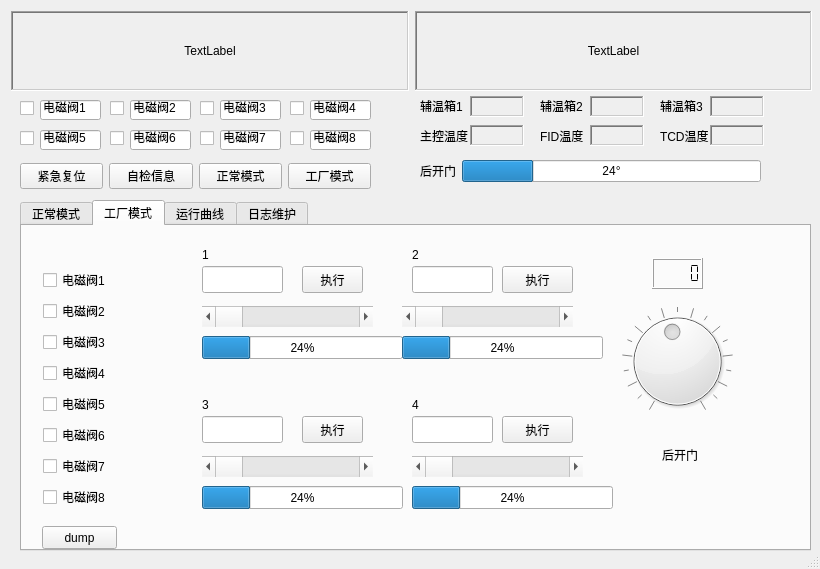
<?xml version="1.0" encoding="UTF-8"?>
<ui version="4.0">
 <class>Dialog</class>
 <widget class="QDialog" name="Dialog">
  <property name="geometry">
   <rect>
    <x>0</x>
    <y>0</y>
    <width>820</width>
    <height>569</height>
   </rect>
  </property>
  <property name="windowTitle">
   <string>色谱</string>
  </property>
  <property name="sizeGripEnabled">
   <bool>true</bool>
  </property>
  <property name="modal">
   <bool>true</bool>
  </property>
  <widget class="QTabWidget" name="tabWidget">
   <property name="geometry">
    <rect>
     <x>20</x>
     <y>200</y>
     <width>791</width>
     <height>351</height>
    </rect>
   </property>
   <property name="tabShape">
    <enum>QTabWidget::Rounded</enum>
   </property>
   <property name="currentIndex">
    <number>1</number>
   </property>
   <property name="elideMode">
    <enum>Qt::ElideNone</enum>
   </property>
   <widget class="QWidget" name="tab_auto">
    <attribute name="title">
     <string>正常模式</string>
    </attribute>
    <widget class="QWidget" name="verticalLayoutWidget">
     <property name="geometry">
      <rect>
       <x>20</x>
       <y>20</y>
       <width>731</width>
       <height>290</height>
      </rect>
     </property>
     <layout class="QVBoxLayout" name="verticalLayout_2">
      <item>
       <layout class="QHBoxLayout" name="horizontalLayout_3">
        <item>
         <widget class="QPushButton" name="pb_solution_setting">
          <property name="text">
           <string>方法配置...</string>
          </property>
         </widget>
        </item>
        <item>
         <widget class="QTextEdit" name="textEdit"/>
        </item>
       </layout>
      </item>
      <item>
       <layout class="QHBoxLayout" name="horizontalLayout_4">
        <item>
         <widget class="QPushButton" name="pb_send">
          <property name="text">
           <string>方法传送   </string>
          </property>
         </widget>
        </item>
        <item>
         <widget class="QTextEdit" name="textEdit_2"/>
        </item>
       </layout>
      </item>
      <item>
       <layout class="QHBoxLayout" name="horizontalLayout_5">
        <item>
         <widget class="QPushButton" name="pb_run">
          <property name="text">
           <string>运行</string>
          </property>
         </widget>
        </item>
        <item>
         <widget class="QTextEdit" name="textEdit_3"/>
        </item>
       </layout>
      </item>
      <item>
       <widget class="QPushButton" name="pb_stop">
        <property name="text">
         <string>停止</string>
        </property>
       </widget>
      </item>
     </layout>
    </widget>
   </widget>
   <widget class="QWidget" name="tab_factory">
    <attribute name="title">
     <string>工厂模式</string>
    </attribute>
    <widget class="QLineEdit" name="lineEdit_3">
     <property name="geometry">
      <rect>
       <x>180</x>
       <y>190</y>
       <width>81</width>
       <height>27</height>
      </rect>
     </property>
    </widget>
    <widget class="QScrollBar" name="horizontalScrollBar_3">
     <property name="geometry">
      <rect>
       <x>180</x>
       <y>230</y>
       <width>171</width>
       <height>21</height>
      </rect>
     </property>
     <property name="orientation">
      <enum>Qt::Horizontal</enum>
     </property>
    </widget>
    <widget class="QLineEdit" name="lineEdit_2">
     <property name="geometry">
      <rect>
       <x>390</x>
       <y>40</y>
       <width>81</width>
       <height>27</height>
      </rect>
     </property>
    </widget>
    <widget class="QScrollBar" name="horizontalScrollBar_2">
     <property name="geometry">
      <rect>
       <x>380</x>
       <y>80</y>
       <width>171</width>
       <height>21</height>
      </rect>
     </property>
     <property name="orientation">
      <enum>Qt::Horizontal</enum>
     </property>
    </widget>
    <widget class="QLineEdit" name="lineEdit_4">
     <property name="geometry">
      <rect>
       <x>390</x>
       <y>190</y>
       <width>81</width>
       <height>27</height>
      </rect>
     </property>
    </widget>
    <widget class="QScrollBar" name="horizontalScrollBar_4">
     <property name="geometry">
      <rect>
       <x>390</x>
       <y>230</y>
       <width>171</width>
       <height>21</height>
      </rect>
     </property>
     <property name="maximumSize">
      <size>
       <width>171</width>
       <height>16777215</height>
      </size>
     </property>
     <property name="orientation">
      <enum>Qt::Horizontal</enum>
     </property>
    </widget>
    <widget class="QPushButton" name="pb_action_2">
     <property name="geometry">
      <rect>
       <x>480</x>
       <y>40</y>
       <width>71</width>
       <height>27</height>
      </rect>
     </property>
     <property name="text">
      <string>执行</string>
     </property>
    </widget>
    <widget class="QPushButton" name="pb_action_4">
     <property name="geometry">
      <rect>
       <x>480</x>
       <y>190</y>
       <width>71</width>
       <height>27</height>
      </rect>
     </property>
     <property name="text">
      <string>执行</string>
     </property>
    </widget>
    <widget class="QPushButton" name="pb_action_3">
     <property name="geometry">
      <rect>
       <x>280</x>
       <y>190</y>
       <width>61</width>
       <height>27</height>
      </rect>
     </property>
     <property name="text">
      <string>执行</string>
     </property>
    </widget>
    <widget class="QProgressBar" name="progressBar_1">
     <property name="geometry">
      <rect>
       <x>180</x>
       <y>110</y>
       <width>201</width>
       <height>23</height>
      </rect>
     </property>
     <property name="value">
      <number>24</number>
     </property>
     <property name="format">
      <string>%p%</string>
     </property>
    </widget>
    <widget class="QProgressBar" name="progressBar_3">
     <property name="geometry">
      <rect>
       <x>180</x>
       <y>260</y>
       <width>201</width>
       <height>23</height>
      </rect>
     </property>
     <property name="value">
      <number>24</number>
     </property>
    </widget>
    <widget class="QProgressBar" name="progressBar_2">
     <property name="geometry">
      <rect>
       <x>380</x>
       <y>110</y>
       <width>201</width>
       <height>23</height>
      </rect>
     </property>
     <property name="value">
      <number>24</number>
     </property>
     <property name="format">
      <string>%p%</string>
     </property>
    </widget>
    <widget class="QLineEdit" name="lineEdit_1">
     <property name="geometry">
      <rect>
       <x>180</x>
       <y>40</y>
       <width>81</width>
       <height>27</height>
      </rect>
     </property>
    </widget>
    <widget class="QPushButton" name="pb_action_1">
     <property name="geometry">
      <rect>
       <x>280</x>
       <y>40</y>
       <width>61</width>
       <height>27</height>
      </rect>
     </property>
     <property name="text">
      <string>执行</string>
     </property>
    </widget>
    <widget class="QWidget" name="layoutWidget">
     <property name="geometry">
      <rect>
       <x>21</x>
       <y>41</y>
       <width>86</width>
       <height>244</height>
      </rect>
     </property>
     <layout class="QVBoxLayout" name="verticalLayout">
      <item>
       <widget class="QCheckBox" name="sw_1">
        <property name="text">
         <string>电磁阀1</string>
        </property>
       </widget>
      </item>
      <item>
       <widget class="QCheckBox" name="sw_2">
        <property name="text">
         <string>电磁阀2</string>
        </property>
       </widget>
      </item>
      <item>
       <widget class="QCheckBox" name="sw_3">
        <property name="text">
         <string>电磁阀3</string>
        </property>
       </widget>
      </item>
      <item>
       <widget class="QCheckBox" name="sw_4">
        <property name="text">
         <string>电磁阀4</string>
        </property>
       </widget>
      </item>
      <item>
       <widget class="QCheckBox" name="sw_5">
        <property name="text">
         <string>电磁阀5</string>
        </property>
       </widget>
      </item>
      <item>
       <widget class="QCheckBox" name="sw_6">
        <property name="text">
         <string>电磁阀6</string>
        </property>
       </widget>
      </item>
      <item>
       <widget class="QCheckBox" name="sw_7">
        <property name="text">
         <string>电磁阀7</string>
        </property>
       </widget>
      </item>
      <item>
       <widget class="QCheckBox" name="sw_8">
        <property name="text">
         <string>电磁阀8</string>
        </property>
       </widget>
      </item>
     </layout>
    </widget>
    <widget class="QScrollBar" name="horizontalScrollBar_1">
     <property name="geometry">
      <rect>
       <x>180</x>
       <y>80</y>
       <width>171</width>
       <height>21</height>
      </rect>
     </property>
     <property name="orientation">
      <enum>Qt::Horizontal</enum>
     </property>
    </widget>
    <widget class="QDial" name="dial_pad">
     <property name="geometry">
      <rect>
       <x>600</x>
       <y>70</y>
       <width>111</width>
       <height>131</height>
      </rect>
     </property>
     <property name="font">
      <font>
       <weight>75</weight>
       <bold>true</bold>
      </font>
     </property>
     <property name="mouseTracking">
      <bool>true</bool>
     </property>
     <property name="focusPolicy">
      <enum>Qt::WheelFocus</enum>
     </property>
     <property name="contextMenuPolicy">
      <enum>Qt::DefaultContextMenu</enum>
     </property>
     <property name="autoFillBackground">
      <bool>false</bool>
     </property>
     <property name="maximum">
      <number>90</number>
     </property>
     <property name="singleStep">
      <number>5</number>
     </property>
     <property name="sliderPosition">
      <number>42</number>
     </property>
     <property name="tracking">
      <bool>true</bool>
     </property>
     <property name="orientation">
      <enum>Qt::Vertical</enum>
     </property>
     <property name="invertedAppearance">
      <bool>false</bool>
     </property>
     <property name="invertedControls">
      <bool>false</bool>
     </property>
     <property name="wrapping">
      <bool>false</bool>
     </property>
     <property name="notchTarget">
      <double>9.699999999999999</double>
     </property>
     <property name="notchesVisible">
      <bool>true</bool>
     </property>
    </widget>
    <widget class="QLabel" name="label">
     <property name="geometry">
      <rect>
       <x>640</x>
       <y>220</y>
       <width>66</width>
       <height>17</height>
      </rect>
     </property>
     <property name="text">
      <string>后开门</string>
     </property>
    </widget>
    <widget class="QLabel" name="label_5">
     <property name="geometry">
      <rect>
       <x>180</x>
       <y>20</y>
       <width>66</width>
       <height>17</height>
      </rect>
     </property>
     <property name="text">
      <string>1</string>
     </property>
    </widget>
    <widget class="QLabel" name="label_6">
     <property name="geometry">
      <rect>
       <x>390</x>
       <y>20</y>
       <width>66</width>
       <height>17</height>
      </rect>
     </property>
     <property name="text">
      <string>2</string>
     </property>
    </widget>
    <widget class="QLabel" name="label_7">
     <property name="geometry">
      <rect>
       <x>180</x>
       <y>170</y>
       <width>66</width>
       <height>17</height>
      </rect>
     </property>
     <property name="text">
      <string>3</string>
     </property>
    </widget>
    <widget class="QLabel" name="label_8">
     <property name="geometry">
      <rect>
       <x>390</x>
       <y>170</y>
       <width>66</width>
       <height>17</height>
      </rect>
     </property>
     <property name="text">
      <string>4</string>
     </property>
    </widget>
    <widget class="QLCDNumber" name="lcdNumber">
     <property name="geometry">
      <rect>
       <x>630</x>
       <y>32</y>
       <width>51</width>
       <height>31</height>
      </rect>
     </property>
     <property name="frameShape">
      <enum>QFrame::Box</enum>
     </property>
     <property name="lineWidth">
      <number>1</number>
     </property>
     <property name="segmentStyle">
      <enum>QLCDNumber::Flat</enum>
     </property>
    </widget>
    <widget class="QProgressBar" name="progressBar_4">
     <property name="geometry">
      <rect>
       <x>390</x>
       <y>260</y>
       <width>201</width>
       <height>23</height>
      </rect>
     </property>
     <property name="value">
      <number>24</number>
     </property>
    </widget>
    <widget class="QPushButton" name="pb_dump">
     <property name="geometry">
      <rect>
       <x>20</x>
       <y>300</y>
       <width>75</width>
       <height>23</height>
      </rect>
     </property>
     <property name="text">
      <string>dump</string>
     </property>
    </widget>
   </widget>
   <widget class="QWidget" name="tab_3">
    <attribute name="title">
     <string>运行曲线</string>
    </attribute>
   </widget>
   <widget class="QWidget" name="tab_4">
    <attribute name="title">
     <string>日志维护</string>
    </attribute>
    <widget class="QPushButton" name="pb_export">
     <property name="geometry">
      <rect>
       <x>340</x>
       <y>100</y>
       <width>131</width>
       <height>61</height>
      </rect>
     </property>
     <property name="text">
      <string>导出...</string>
     </property>
    </widget>
    <widget class="QWidget" name="layoutWidget">
     <property name="geometry">
      <rect>
       <x>30</x>
       <y>30</y>
       <width>496</width>
       <height>29</height>
      </rect>
     </property>
     <layout class="QHBoxLayout" name="horizontalLayout_6">
      <item>
       <widget class="QLabel" name="label_3">
        <property name="text">
         <string>开始时间</string>
        </property>
       </widget>
      </item>
      <item>
       <widget class="QDateTimeEdit" name="dateTimeEdit"/>
      </item>
      <item>
       <widget class="QLabel" name="label_4">
        <property name="text">
         <string>结束时间</string>
        </property>
       </widget>
      </item>
      <item>
       <widget class="QDateTimeEdit" name="dateTimeEdit_2"/>
      </item>
     </layout>
    </widget>
    <widget class="QWidget" name="layoutWidget">
     <property name="geometry">
      <rect>
       <x>70</x>
       <y>80</y>
       <width>181</width>
       <height>121</height>
      </rect>
     </property>
     <layout class="QHBoxLayout" name="horizontalLayout_7">
      <item>
       <layout class="QVBoxLayout" name="verticalLayout_3">
        <item>
         <widget class="QCheckBox" name="checkBox_5">
          <property name="text">
           <string>串口数据</string>
          </property>
         </widget>
        </item>
        <item>
         <widget class="QCheckBox" name="checkBox_10">
          <property name="text">
           <string>以太网数据</string>
          </property>
         </widget>
        </item>
        <item>
         <widget class="QCheckBox" name="checkBox_11">
          <property name="text">
           <string>日志数据 </string>
          </property>
         </widget>
        </item>
       </layout>
      </item>
     </layout>
    </widget>
   </widget>
  </widget>
  <widget class="QWidget" name="layoutWidget">
   <property name="geometry">
    <rect>
     <x>11</x>
     <y>11</y>
     <width>801</width>
     <height>80</height>
    </rect>
   </property>
   <layout class="QHBoxLayout" name="horizontalLayout">
    <item>
     <widget class="QLabel" name="label_state">
      <property name="frameShape">
       <enum>QFrame::WinPanel</enum>
      </property>
      <property name="frameShadow">
       <enum>QFrame::Sunken</enum>
      </property>
      <property name="lineWidth">
       <number>20</number>
      </property>
      <property name="text">
       <string>TextLabel</string>
      </property>
      <property name="alignment">
       <set>Qt::AlignCenter</set>
      </property>
     </widget>
    </item>
    <item>
     <widget class="QLabel" name="label_info">
      <property name="frameShape">
       <enum>QFrame::WinPanel</enum>
      </property>
      <property name="frameShadow">
       <enum>QFrame::Sunken</enum>
      </property>
      <property name="lineWidth">
       <number>20</number>
      </property>
      <property name="text">
       <string>TextLabel</string>
      </property>
      <property name="alignment">
       <set>Qt::AlignCenter</set>
      </property>
     </widget>
    </item>
   </layout>
  </widget>
  <widget class="QWidget" name="layoutWidget">
   <property name="geometry">
    <rect>
     <x>420</x>
     <y>160</y>
     <width>341</width>
     <height>22</height>
    </rect>
   </property>
   <layout class="QHBoxLayout" name="horizontalLayout_2">
    <item>
     <widget class="QLabel" name="label_2">
      <property name="text">
       <string>后开门</string>
      </property>
     </widget>
    </item>
    <item>
     <widget class="QProgressBar" name="progressBar_Door">
      <property name="value">
       <number>24</number>
      </property>
      <property name="textVisible">
       <bool>true</bool>
      </property>
      <property name="invertedAppearance">
       <bool>false</bool>
      </property>
      <property name="format">
       <string>%p°</string>
      </property>
     </widget>
    </item>
   </layout>
  </widget>
  <widget class="QWidget" name="layoutWidget">
   <property name="geometry">
    <rect>
     <x>20</x>
     <y>160</y>
     <width>351</width>
     <height>32</height>
    </rect>
   </property>
   <layout class="QHBoxLayout" name="horizontalLayout_8">
    <item>
     <widget class="QPushButton" name="pb_halt">
      <property name="text">
       <string>紧急复位</string>
      </property>
     </widget>
    </item>
    <item>
     <widget class="QPushButton" name="pb_autotest">
      <property name="text">
       <string>自检信息</string>
      </property>
     </widget>
    </item>
    <item>
     <widget class="QPushButton" name="pb_auto">
      <property name="text">
       <string>正常模式</string>
      </property>
     </widget>
    </item>
    <item>
     <widget class="QPushButton" name="pb_factory">
      <property name="text">
       <string>工厂模式</string>
      </property>
     </widget>
    </item>
   </layout>
  </widget>
  <widget class="QCheckBox" name="checkBoxSw1">
   <property name="geometry">
    <rect>
     <x>20</x>
     <y>100</y>
     <width>16</width>
     <height>16</height>
    </rect>
   </property>
   <property name="text">
    <string/>
   </property>
   <property name="checkable">
    <bool>true</bool>
   </property>
  </widget>
  <widget class="QLineEdit" name="lineEditSw1">
   <property name="geometry">
    <rect>
     <x>40</x>
     <y>100</y>
     <width>61</width>
     <height>20</height>
    </rect>
   </property>
   <property name="text">
    <string>电磁阀1</string>
   </property>
  </widget>
  <widget class="QCheckBox" name="checkBoxSw2">
   <property name="geometry">
    <rect>
     <x>110</x>
     <y>100</y>
     <width>16</width>
     <height>16</height>
    </rect>
   </property>
   <property name="text">
    <string/>
   </property>
   <property name="checkable">
    <bool>true</bool>
   </property>
  </widget>
  <widget class="QLineEdit" name="lineEditSw2">
   <property name="geometry">
    <rect>
     <x>130</x>
     <y>100</y>
     <width>61</width>
     <height>20</height>
    </rect>
   </property>
   <property name="text">
    <string>电磁阀2</string>
   </property>
  </widget>
  <widget class="QCheckBox" name="checkBoxSw3">
   <property name="geometry">
    <rect>
     <x>200</x>
     <y>100</y>
     <width>16</width>
     <height>16</height>
    </rect>
   </property>
   <property name="text">
    <string/>
   </property>
   <property name="checkable">
    <bool>true</bool>
   </property>
  </widget>
  <widget class="QLineEdit" name="lineEditSw3">
   <property name="geometry">
    <rect>
     <x>220</x>
     <y>100</y>
     <width>61</width>
     <height>20</height>
    </rect>
   </property>
   <property name="text">
    <string>电磁阀3</string>
   </property>
  </widget>
  <widget class="QCheckBox" name="checkBoxSw4">
   <property name="geometry">
    <rect>
     <x>290</x>
     <y>100</y>
     <width>16</width>
     <height>16</height>
    </rect>
   </property>
   <property name="text">
    <string/>
   </property>
   <property name="checkable">
    <bool>true</bool>
   </property>
  </widget>
  <widget class="QLineEdit" name="lineEditSw4">
   <property name="geometry">
    <rect>
     <x>310</x>
     <y>100</y>
     <width>61</width>
     <height>20</height>
    </rect>
   </property>
   <property name="text">
    <string>电磁阀4</string>
   </property>
  </widget>
  <widget class="QCheckBox" name="checkBoxSw5">
   <property name="geometry">
    <rect>
     <x>20</x>
     <y>130</y>
     <width>16</width>
     <height>16</height>
    </rect>
   </property>
   <property name="text">
    <string/>
   </property>
  </widget>
  <widget class="QLineEdit" name="lineEditSw6">
   <property name="geometry">
    <rect>
     <x>130</x>
     <y>130</y>
     <width>61</width>
     <height>20</height>
    </rect>
   </property>
   <property name="text">
    <string>电磁阀6</string>
   </property>
  </widget>
  <widget class="QLineEdit" name="lineEditSw7">
   <property name="geometry">
    <rect>
     <x>220</x>
     <y>130</y>
     <width>61</width>
     <height>20</height>
    </rect>
   </property>
   <property name="text">
    <string>电磁阀7</string>
   </property>
  </widget>
  <widget class="QLineEdit" name="lineEditSw8">
   <property name="geometry">
    <rect>
     <x>310</x>
     <y>130</y>
     <width>61</width>
     <height>20</height>
    </rect>
   </property>
   <property name="text">
    <string>电磁阀8</string>
   </property>
  </widget>
  <widget class="QCheckBox" name="checkBoxSw7">
   <property name="geometry">
    <rect>
     <x>200</x>
     <y>130</y>
     <width>16</width>
     <height>16</height>
    </rect>
   </property>
   <property name="text">
    <string/>
   </property>
  </widget>
  <widget class="QCheckBox" name="checkBoxSw8">
   <property name="geometry">
    <rect>
     <x>290</x>
     <y>130</y>
     <width>16</width>
     <height>16</height>
    </rect>
   </property>
   <property name="text">
    <string/>
   </property>
  </widget>
  <widget class="QCheckBox" name="checkBoxSw6">
   <property name="geometry">
    <rect>
     <x>110</x>
     <y>130</y>
     <width>16</width>
     <height>16</height>
    </rect>
   </property>
   <property name="text">
    <string/>
   </property>
  </widget>
  <widget class="QLineEdit" name="lineEditSw5">
   <property name="geometry">
    <rect>
     <x>40</x>
     <y>130</y>
     <width>61</width>
     <height>20</height>
    </rect>
   </property>
   <property name="text">
    <string>电磁阀5</string>
   </property>
  </widget>
  <widget class="QLabel" name="label_9">
   <property name="geometry">
    <rect>
     <x>420</x>
     <y>100</y>
     <width>54</width>
     <height>12</height>
    </rect>
   </property>
   <property name="text">
    <string>辅温箱1</string>
   </property>
  </widget>
  <widget class="QLabel" name="label_ex0tmp">
   <property name="geometry">
    <rect>
     <x>470</x>
     <y>96</y>
     <width>54</width>
     <height>21</height>
    </rect>
   </property>
   <property name="font">
    <font>
     <family>04b_21</family>
     <pointsize>6</pointsize>
    </font>
   </property>
   <property name="frameShape">
    <enum>QFrame::WinPanel</enum>
   </property>
   <property name="frameShadow">
    <enum>QFrame::Sunken</enum>
   </property>
   <property name="text">
    <string/>
   </property>
  </widget>
  <widget class="QLabel" name="label_10">
   <property name="geometry">
    <rect>
     <x>540</x>
     <y>100</y>
     <width>54</width>
     <height>12</height>
    </rect>
   </property>
   <property name="text">
    <string>辅温箱2</string>
   </property>
  </widget>
  <widget class="QLabel" name="label_ex1tmp">
   <property name="geometry">
    <rect>
     <x>590</x>
     <y>96</y>
     <width>54</width>
     <height>21</height>
    </rect>
   </property>
   <property name="frameShape">
    <enum>QFrame::WinPanel</enum>
   </property>
   <property name="frameShadow">
    <enum>QFrame::Sunken</enum>
   </property>
   <property name="text">
    <string/>
   </property>
  </widget>
  <widget class="QLabel" name="label_11">
   <property name="geometry">
    <rect>
     <x>660</x>
     <y>100</y>
     <width>54</width>
     <height>12</height>
    </rect>
   </property>
   <property name="text">
    <string>辅温箱3</string>
   </property>
  </widget>
  <widget class="QLabel" name="label_ex2tmp">
   <property name="geometry">
    <rect>
     <x>710</x>
     <y>96</y>
     <width>54</width>
     <height>21</height>
    </rect>
   </property>
   <property name="frameShape">
    <enum>QFrame::WinPanel</enum>
   </property>
   <property name="frameShadow">
    <enum>QFrame::Sunken</enum>
   </property>
   <property name="text">
    <string/>
   </property>
  </widget>
  <widget class="QLabel" name="label_12">
   <property name="geometry">
    <rect>
     <x>540</x>
     <y>130</y>
     <width>54</width>
     <height>12</height>
    </rect>
   </property>
   <property name="text">
    <string>FID温度</string>
   </property>
  </widget>
  <widget class="QLabel" name="label_fid">
   <property name="geometry">
    <rect>
     <x>590</x>
     <y>125</y>
     <width>54</width>
     <height>21</height>
    </rect>
   </property>
   <property name="frameShape">
    <enum>QFrame::WinPanel</enum>
   </property>
   <property name="frameShadow">
    <enum>QFrame::Sunken</enum>
   </property>
   <property name="text">
    <string/>
   </property>
  </widget>
  <widget class="QLabel" name="label_13">
   <property name="geometry">
    <rect>
     <x>660</x>
     <y>130</y>
     <width>54</width>
     <height>12</height>
    </rect>
   </property>
   <property name="text">
    <string>TCD温度</string>
   </property>
  </widget>
  <widget class="QLabel" name="label_tcd">
   <property name="geometry">
    <rect>
     <x>710</x>
     <y>125</y>
     <width>54</width>
     <height>21</height>
    </rect>
   </property>
   <property name="frameShape">
    <enum>QFrame::WinPanel</enum>
   </property>
   <property name="frameShadow">
    <enum>QFrame::Sunken</enum>
   </property>
   <property name="text">
    <string/>
   </property>
  </widget>
  <widget class="QLabel" name="label_main">
   <property name="geometry">
    <rect>
     <x>470</x>
     <y>125</y>
     <width>54</width>
     <height>21</height>
    </rect>
   </property>
   <property name="frameShape">
    <enum>QFrame::WinPanel</enum>
   </property>
   <property name="frameShadow">
    <enum>QFrame::Sunken</enum>
   </property>
   <property name="text">
    <string/>
   </property>
  </widget>
  <widget class="QLabel" name="label_14">
   <property name="geometry">
    <rect>
     <x>420</x>
     <y>130</y>
     <width>54</width>
     <height>12</height>
    </rect>
   </property>
   <property name="text">
    <string>主控温度</string>
   </property>
  </widget>
 </widget>
 <resources/>
 <connections/>
</ui>
